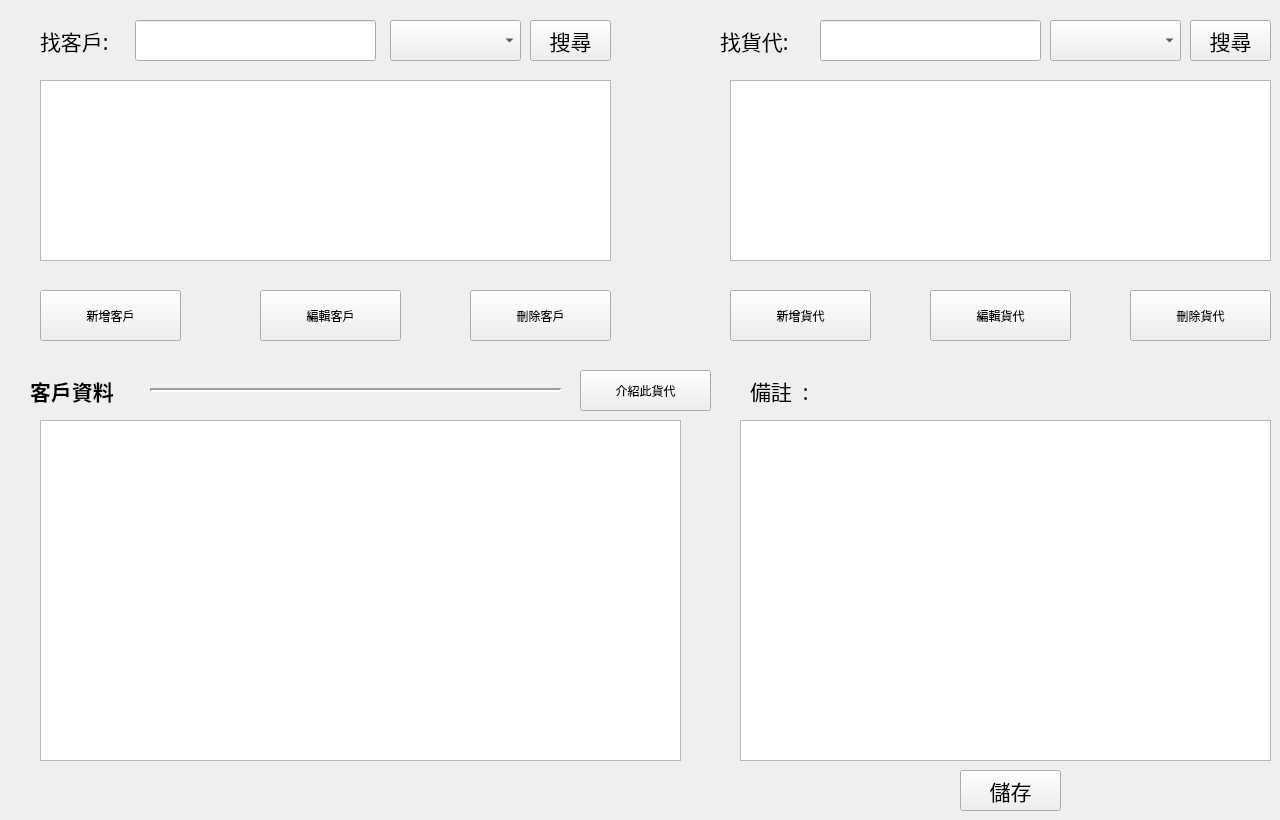
   <widget class="QWidget" name="tab_customer">
    <attribute name="title">
     <string>客戶資訊系統</string>
    </attribute>
    <widget class="QLabel" name="label_customer_2">
     <property name="geometry">
      <rect>
       <x>720</x>
       <y>20</y>
       <width>91</width>
       <height>41</height>
      </rect>
     </property>
     <property name="font">
      <font>
       <family>微軟正黑體</family>
       <pointsize>16</pointsize>
      </font>
     </property>
     <property name="text">
      <string>找貨代:</string>
     </property>
    </widget>
    <widget class="QPushButton" name="Button_ff_add">
     <property name="geometry">
      <rect>
       <x>730</x>
       <y>290</y>
       <width>141</width>
       <height>51</height>
      </rect>
     </property>
     <property name="text">
      <string>新增貨代</string>
     </property>
    </widget>
    <widget class="QPushButton" name="Button_customer_delete">
     <property name="geometry">
      <rect>
       <x>470</x>
       <y>290</y>
       <width>141</width>
       <height>51</height>
      </rect>
     </property>
     <property name="text">
      <string>刪除客戶</string>
     </property>
    </widget>
    <widget class="QPushButton" name="Button_ff_search">
     <property name="geometry">
      <rect>
       <x>1190</x>
       <y>20</y>
       <width>81</width>
       <height>41</height>
      </rect>
     </property>
     <property name="font">
      <font>
       <family>微軟正黑體</family>
       <pointsize>16</pointsize>
      </font>
     </property>
     <property name="text">
      <string>搜尋</string>
     </property>
    </widget>
    <widget class="QTableWidget" name="list_ff">
     <property name="geometry">
      <rect>
       <x>730</x>
       <y>80</y>
       <width>541</width>
       <height>181</height>
      </rect>
     </property>
     <property name="editTriggers">
      <set>QAbstractItemView::NoEditTriggers</set>
     </property>
    </widget>
    <widget class="QLineEdit" name="search_ff">
     <property name="geometry">
      <rect>
       <x>820</x>
       <y>20</y>
       <width>221</width>
       <height>41</height>
      </rect>
     </property>
    </widget>
    <widget class="QTableWidget" name="list_customer">
     <property name="geometry">
      <rect>
       <x>40</x>
       <y>80</y>
       <width>571</width>
       <height>181</height>
      </rect>
     </property>
     <property name="editTriggers">
      <set>QAbstractItemView::NoEditTriggers</set>
     </property>
    </widget>
    <widget class="QPushButton" name="Button_ff_edit">
     <property name="geometry">
      <rect>
       <x>930</x>
       <y>290</y>
       <width>141</width>
       <height>51</height>
      </rect>
     </property>
     <property name="text">
      <string>編輯貨代</string>
     </property>
    </widget>
    <widget class="QPushButton" name="Button_customer_edit">
     <property name="geometry">
      <rect>
       <x>260</x>
       <y>290</y>
       <width>141</width>
       <height>51</height>
      </rect>
     </property>
     <property name="text">
      <string>編輯客戶</string>
     </property>
    </widget>
    <widget class="QPushButton" name="Button_copy_ff">
     <property name="geometry">
      <rect>
       <x>580</x>
       <y>370</y>
       <width>131</width>
       <height>41</height>
      </rect>
     </property>
     <property name="text">
      <string>介紹此貨代</string>
     </property>
    </widget>
    <widget class="QPushButton" name="Button_ff_delete">
     <property name="geometry">
      <rect>
       <x>1130</x>
       <y>290</y>
       <width>141</width>
       <height>51</height>
      </rect>
     </property>
     <property name="text">
      <string>刪除貨代</string>
     </property>
    </widget>
    <widget class="QPushButton" name="Button_customer_add">
     <property name="geometry">
      <rect>
       <x>40</x>
       <y>290</y>
       <width>141</width>
       <height>51</height>
      </rect>
     </property>
     <property name="text">
      <string>新增客戶</string>
     </property>
    </widget>
    <widget class="Line" name="line">
     <property name="geometry">
      <rect>
       <x>150</x>
       <y>380</y>
       <width>411</width>
       <height>20</height>
      </rect>
     </property>
     <property name="lineWidth">
      <number>2</number>
     </property>
     <property name="orientation">
      <enum>Qt::Horizontal</enum>
     </property>
    </widget>
    <widget class="QComboBox" name="comboBox_customer_search">
     <property name="geometry">
      <rect>
       <x>390</x>
       <y>20</y>
       <width>131</width>
       <height>41</height>
      </rect>
     </property>
    </widget>
    <widget class="QLabel" name="label_customer">
     <property name="geometry">
      <rect>
       <x>40</x>
       <y>20</y>
       <width>91</width>
       <height>41</height>
      </rect>
     </property>
     <property name="font">
      <font>
       <family>微軟正黑體</family>
       <pointsize>16</pointsize>
      </font>
     </property>
     <property name="text">
      <string>找客戶:</string>
     </property>
    </widget>
    <widget class="QComboBox" name="comboBox_ff_search_">
     <property name="geometry">
      <rect>
       <x>1050</x>
       <y>20</y>
       <width>131</width>
       <height>41</height>
      </rect>
     </property>
    </widget>
    <widget class="QLabel" name="label">
     <property name="geometry">
      <rect>
       <x>750</x>
       <y>370</y>
       <width>111</width>
       <height>41</height>
      </rect>
     </property>
     <property name="font">
      <font>
       <family>微軟正黑體</family>
       <pointsize>16</pointsize>
      </font>
     </property>
     <property name="text">
      <string>備註  :</string>
     </property>
    </widget>
    <widget class="QPushButton" name="Button_customer_search">
     <property name="geometry">
      <rect>
       <x>530</x>
       <y>20</y>
       <width>81</width>
       <height>41</height>
      </rect>
     </property>
     <property name="font">
      <font>
       <family>微軟正黑體</family>
       <pointsize>16</pointsize>
      </font>
     </property>
     <property name="text">
      <string>搜尋</string>
     </property>
    </widget>
    <widget class="QLabel" name="label_customer_3">
     <property name="geometry">
      <rect>
       <x>30</x>
       <y>370</y>
       <width>121</width>
       <height>41</height>
      </rect>
     </property>
     <property name="font">
      <font>
       <family>微軟正黑體</family>
       <pointsize>16</pointsize>
       <weight>75</weight>
       <bold>true</bold>
      </font>
     </property>
     <property name="text">
      <string>客戶資料</string>
     </property>
    </widget>
    <widget class="QPushButton" name="Button_paper">
     <property name="geometry">
      <rect>
       <x>960</x>
       <y>770</y>
       <width>101</width>
       <height>41</height>
      </rect>
     </property>
     <property name="font">
      <font>
       <family>微軟正黑體</family>
       <pointsize>16</pointsize>
      </font>
     </property>
     <property name="text">
      <string>儲存</string>
     </property>
    </widget>
    <widget class="QTextEdit" name="textEdit_paper">
     <property name="geometry">
      <rect>
       <x>740</x>
       <y>420</y>
       <width>531</width>
       <height>341</height>
      </rect>
     </property>
    </widget>
    <widget class="QLineEdit" name="search_customer">
     <property name="geometry">
      <rect>
       <x>135</x>
       <y>20</y>
       <width>241</width>
       <height>41</height>
      </rect>
     </property>
    </widget>
    <widget class="QTableWidget" name="table_data">
     <property name="geometry">
      <rect>
       <x>40</x>
       <y>420</y>
       <width>641</width>
       <height>341</height>
      </rect>
     </property>
     <property name="sizePolicy">
      <sizepolicy hsizetype="Expanding" vsizetype="Expanding">
       <horstretch>0</horstretch>
       <verstretch>0</verstretch>
      </sizepolicy>
     </property>
     <property name="editTriggers">
      <set>QAbstractItemView::NoEditTriggers</set>
     </property>
    </widget>
   </widget>
